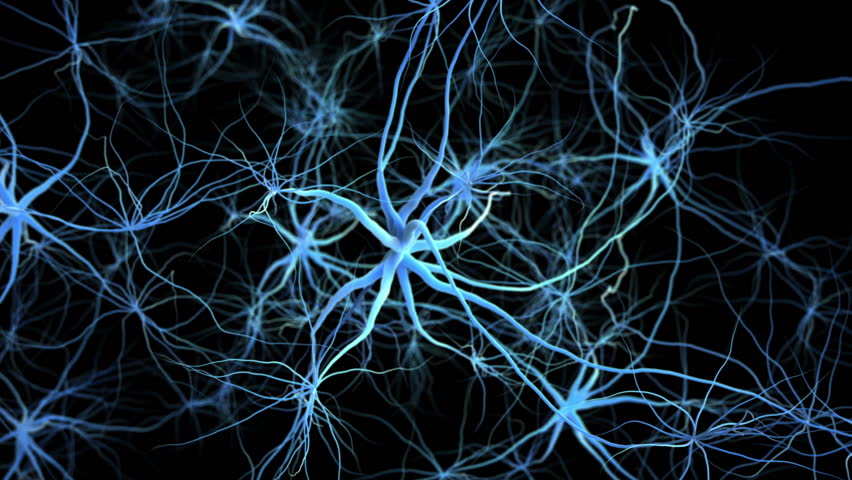
#> input picture docs/images/1.jpg, 852 x 480 px; its folder holds only this picture in this run
$ python line_hough_detector.py --images ../../docs/images
#> lines starting #> are read from the running program, lines starting #| are printed output that depends on the picture; after the words box and inside, x2 and y2 are one past the last pixel; in counts of white or black regions, pixels touching at a corner belong together
#> in main, image_orig is the input picture: shape (480, 852, 3); mean B, G, R 44.1, 33.7, 19.4
# import the necessary packages
import numpy as np
import argparse
import glob
import cv2


def _auto_canny(image, sigma=0.33):
    # compute the median of the single channel pixel intensities
    v = np.median(image)

    # apply automatic Canny edge detection using the computed median
    lower = int(max(0, (1.0 - sigma) * v))
    upper = int(min(255, (1.0 + sigma) * v))
    edged = cv2.Canny(image, lower, upper)

    # return the edged image
    return edged


def _canny_filter(image,mode):
    # load the image, convert it to grayscale, and blur it slightly
    gray = cv2.cvtColor(image, cv2.COLOR_BGR2GRAY)
    blurred = cv2.GaussianBlur(gray, (3, 3), 0)

    # apply Canny edge detection using a wide threshold, tight
    # threshold, and automatically determined threshold
    if mode == 'WIDE_THRESHOLD':
        img = cv2.Canny(blurred, 10, 200)
    elif mode == 'TIGHT_THRESHOLD':
        img = cv2.Canny(blurred, 225, 250)
    elif mode == 'AUTO_THRESHOLD':
        img = _auto_canny(blurred)

    return img


#ref: http://docs.opencv.org/3.0-beta/doc/py_tutorials/py_imgproc/py_houghlines/py_houghlines.html
def hough_line_detector(image):
    gray = cv2.cvtColor(image, cv2.COLOR_BGR2GRAY)
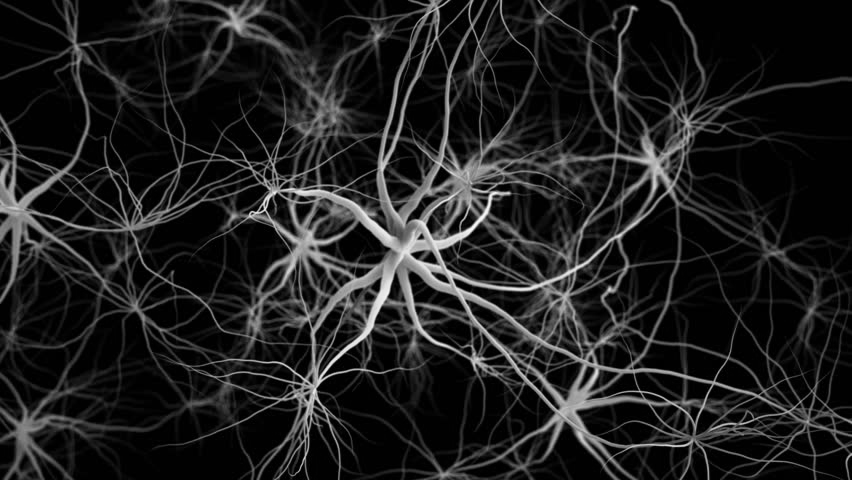
#> gray: shape (480, 852); min 0, max 249, mean 30.6
    edges = cv2.Canny(gray, 50, 150, apertureSize=3)
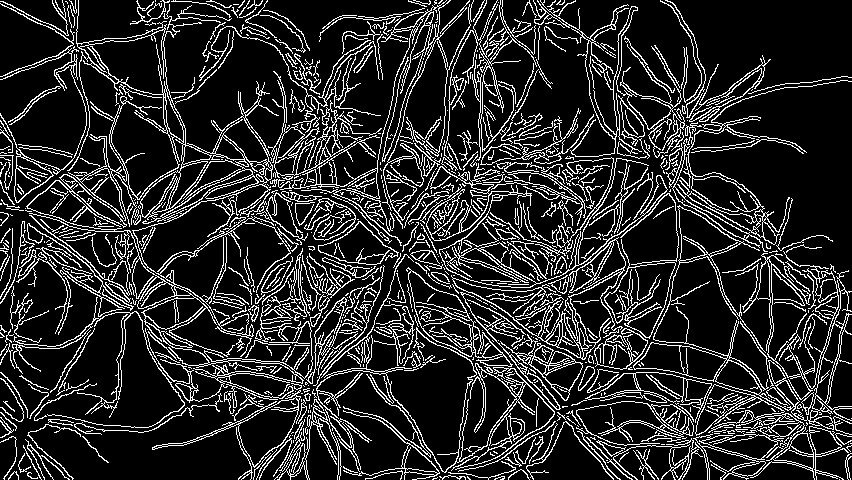
#> edges: shape (480, 852); 16.5% white in thin lines or dots
    ####cv2.imshow("edges",edges)

    lines = cv2.HoughLines(edges, 1, np.pi/180, 175)
#> lines = 1651 rows, first 8: [-105, 2.36], [184, 1.83], [-110, 2.36], [251, 1.78], [-161, 2.36], [254, 1.75], [245, 1.4], [248, 1.78]
    return lines


def hough_lineP_detector(image):
    gray = cv2.cvtColor(image, cv2.COLOR_BGR2GRAY)
    edges = cv2.Canny(gray, 50, 150, apertureSize=3)
    ####cv2.imshow("edgesP",edges)

    minLineLength = 100
    maxLineGap = 10

    lines = cv2.HoughLinesP(edges, 1, np.pi/180, 150, minLineLength, maxLineGap)
    return lines


def main():
    """Main function"""

    # construct the argument parse and parse the arguments
    ap = argparse.ArgumentParser()
    ap.add_argument("-i", "--images", required=True,
            help="path to input dataset of images")
    args = vars(ap.parse_args())

    # loop over the images
    for image_path in glob.glob(args["images"] + "/*.jpg"):
        image_orig = cv2.imread(image_path)

        image = cv2.imread(image_path)
        imageP = cv2.imread(image_path)

        lines = hough_line_detector(image)
        print ('lines:', lines, 'lines.shape:', lines.shape)
#> (printed output is left out)
        linesP = hough_lineP_detector(imageP)
#> in hough_lineP_detector, `lines = cv2.HoughLinesP(edges, 1, np.pi/180, 150, minLineLength, maxLi..`: lines = 105 rows, first 6: [520, 371, 548, 399], [476, 320, 496, 340], [686, 375, 699, 378], [465, 240, 477, 246], [661, 385, 679, 395], [26, 13, 36, 19]
#> linesP has the same summary as lines in hough_lineP_detector
        print ('linesP:', linesP, 'linesP.shape:', linesP.shape)
#> (printed output is left out)

        # show the images
        for i in range(lines.shape[0]):
            for rho, theta in lines[i]:
                a = np.cos(theta)
                b = np.sin(theta)
                x0 = a*rho
                y0 = b*rho
                x1 = int(x0 + 1000*(-b))
                y1 = int(y0 + 1000*a)
                x2 = int(x0 - 1000*(-b))
                y2 = int(y0 - 1000*a)

                cv2.line(image, (x1, y1), (x2, y2), (0, 0, 255), 2)
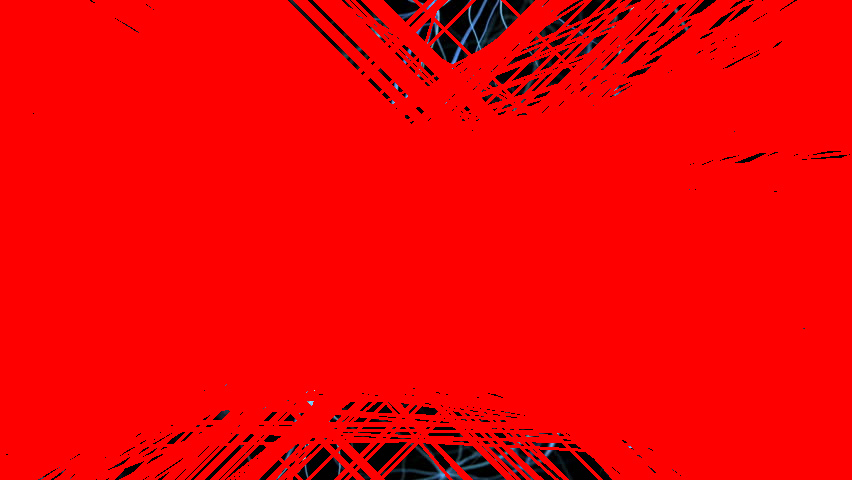
#> image: shape (480, 852, 3); mean B, G, R 1.3, 1, 242.8

        for i in range(linesP.shape[0]):
            for x1, y1, x2, y2 in linesP[i]:
                cv2.line(imageP, (x1, y1), (x2, y2), (0, 255, 0), 2)
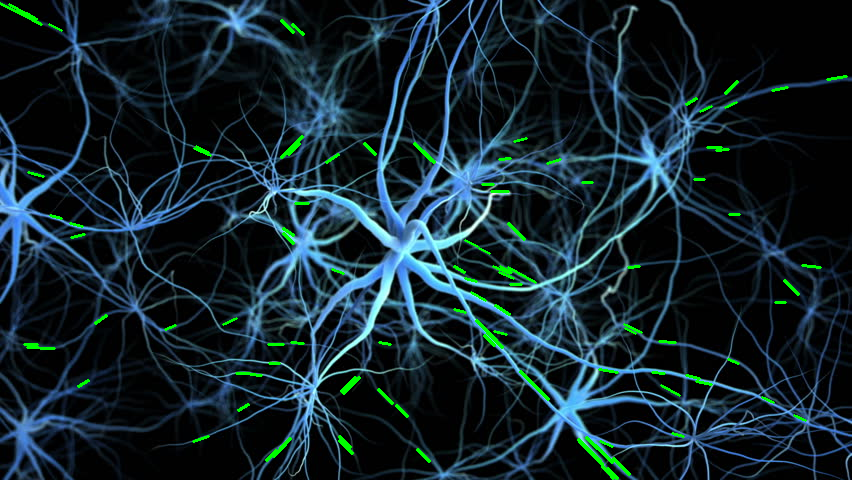
#> imageP: shape (480, 852, 3); 1.33% of pixels changed, all inside (x1, y1, x2, y2) = (0, 2, 848, 480)

        cv2.imshow("Line Dectector",  np.hstack([image, imageP]))
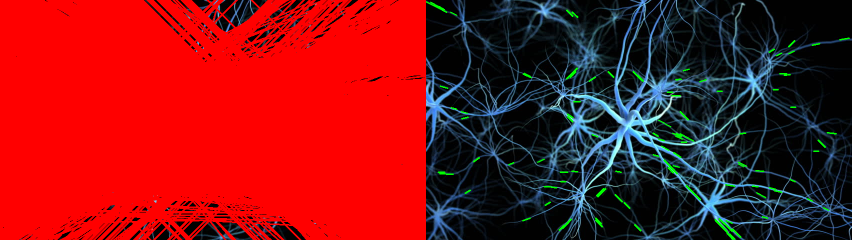
#> window 'Line Dectector': shape (480, 1704, 3) (shown at 1/2 size); mean B, G, R 22.2, 18.6, 130.9

        key = cv2.waitKey(0) & 0xFF
#> (key q is pressed here)
        if key == ord("q"):
            break


if __name__ == '__main__':
    main()
